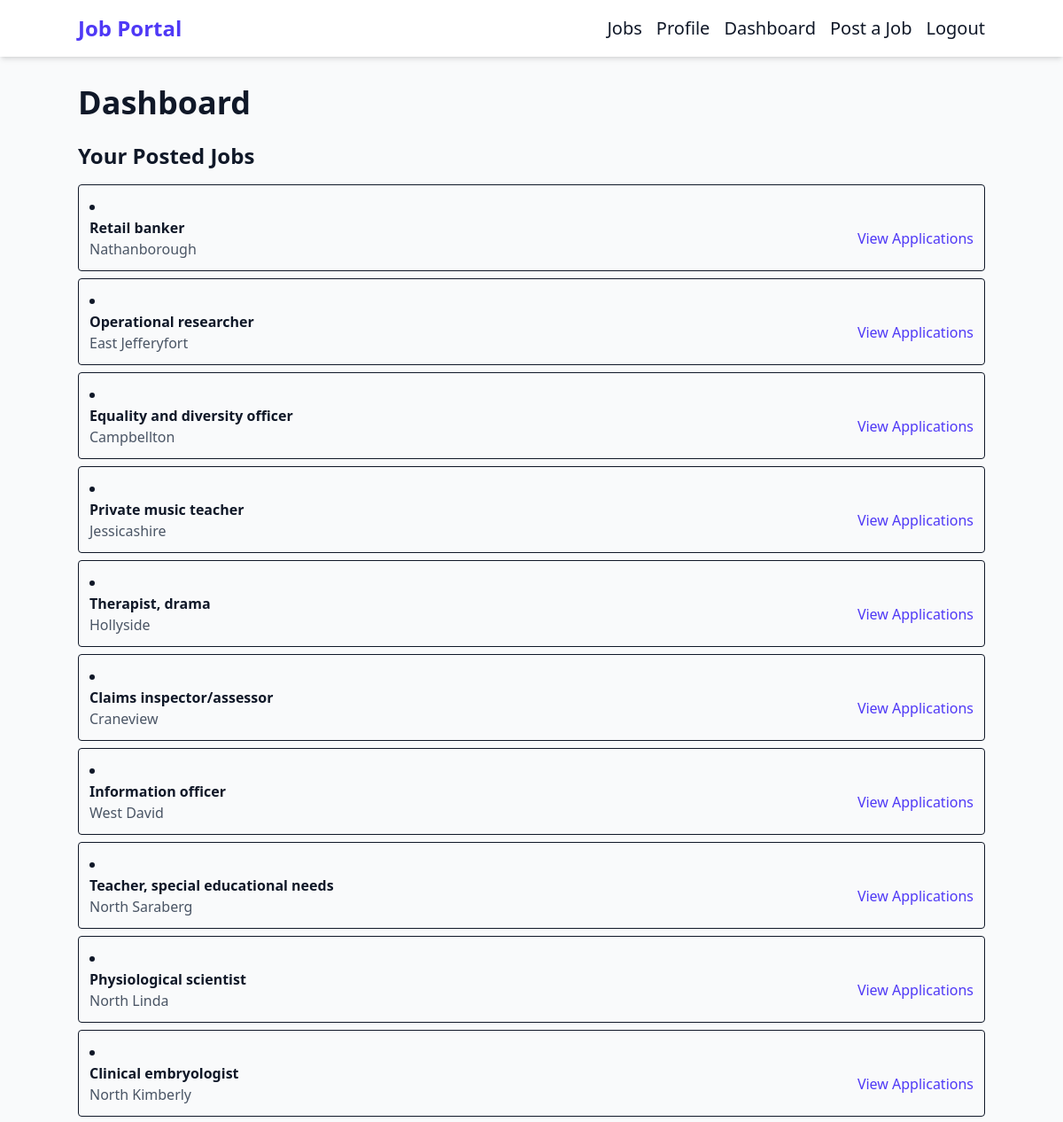
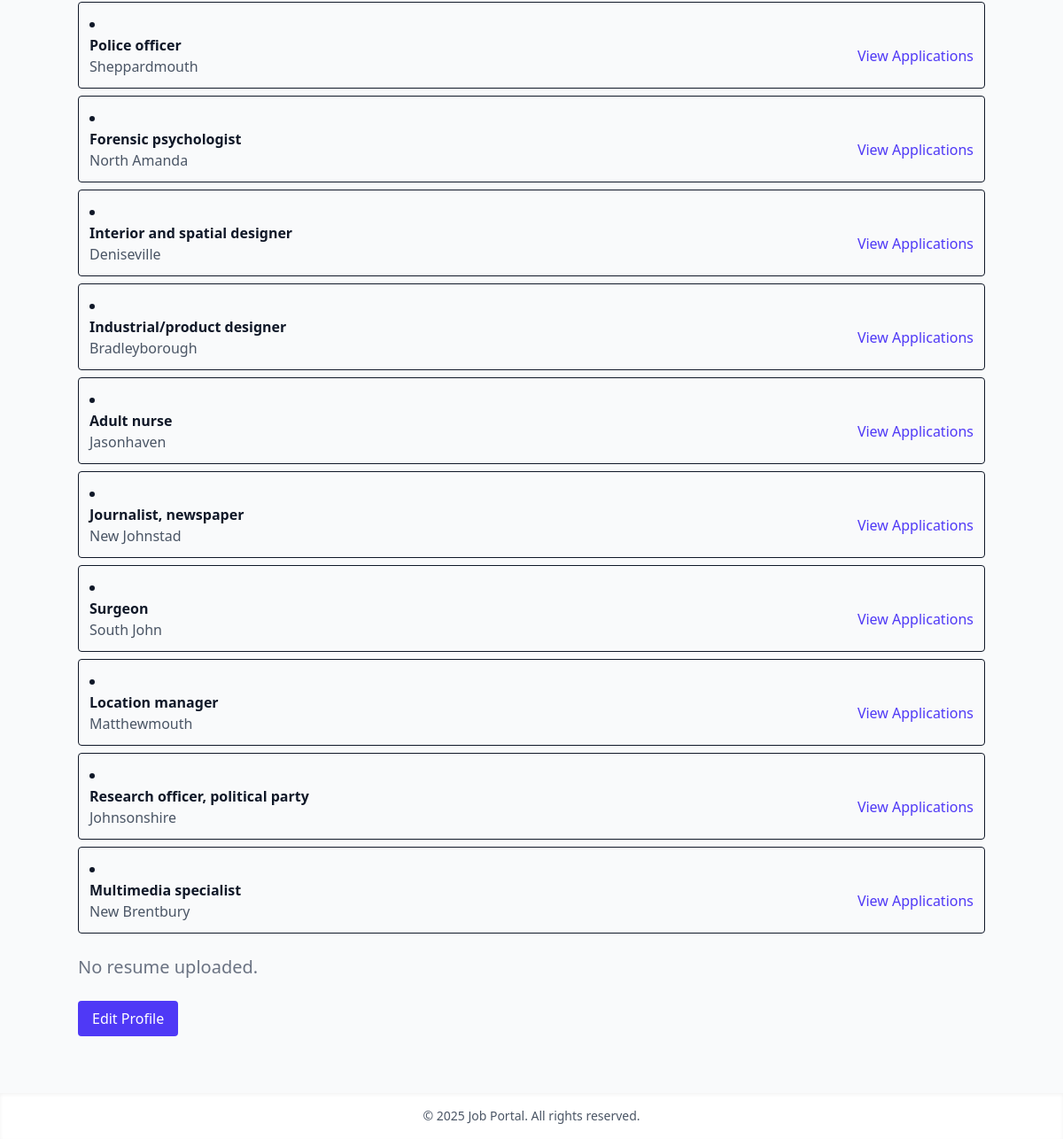
Screenshot of /users/dashboard (signed in) with the database file from the repository (2 pictures, top to bottom).
### jobs/models.py (models this page shows, shortened)
class Job(models.Model):
    employer = models.ForeignKey(settings.AUTH_USER_MODEL, on_delete=models.CASCADE)
    title = models.CharField(max_length=200)
    company = models.CharField(max_length=200)
    location = models.CharField(max_length=200)
    description = models.TextField()
    posted_at = models.DateTimeField(auto_now_add=True)
    category = models.ForeignKey(Category, on_delete=models.CASCADE)

### users/views.py (the view)
# urls.py: path('dashboard', views.dashboard, name='dashboard'),
@login_required
def dashboard(request):
    user = request.user
    context = {}
    if user.role == 'employer':
        posted_jobs = Job.objects.filter(employer=user)
        applications = Application.objects.filter(job__in=posted_jobs)
        context.update({
            'posted_jobs': posted_jobs,
            'applications': applications
        })
    else:
        applied_jobs = Job.objects.filter(application__user=user)
        context.update({
            'applied_jobs': applied_jobs
        })
    return render(request, 'users/dashboard.html', context)

### templates/users/dashboard.html (shortened to what this page needs)
{% extends 'base.html' %}
{% block content %}
<h2 class="container mx-auto text-4xl font-semibold mb-6">Dashboard</h2>
{% if user.role == 'employer' %}
  <section class="container mx-auto">
    <h3 class="text-2xl font-semibold mb-4">Your Posted Jobs</h3>
    <ul class="list-disc list-inside space-y-2">
      {% for job in posted_jobs %}
      <li class="border p-3 rounded hover:shadow-md">
        <div class="flex justify-between items-center">
          <div>
            <h4 class="font-semibold">{{ job.title }}</h4>
            <p class="text-gray-600">{{ job.location }}</p>
          </div>
          <a href="{% url 'job_applications' job.id %}" class="text-indigo-600 hover:underline">View Applications</a>
        </div>
      </li>
      {% empty %}
      <li>No jobs posted yet.</li>
      {% endfor %}
    </ul>
  </section>
{% endif %}
{% if user.profile.resume %}
<p class="container mx-auto mt-4">Resume: <a href="{{ user.profile.resume.url }}" download class="text-indigo-600 hover:underline">Download</a></p>
{% else %}
<p class="container mx-auto mt-6 text-xl text-gray-500">No resume uploaded.</p>
{% endif %}
<div class="container mx-auto">
  <a href="{% url 'profile' %}" class="inline-block mt-6 px-4 py-2 bg-indigo-600 text-white rounded hover:bg-indigo-700">Edit Profile</a>
</div>
{% endblock %}

### rows the page displays
Job: title "Retail banker", location "Nathanborough"
Job: title "Operational researcher", location "East Jefferyfort"
Job: title "Equality and diversity officer", location "Campbellton"
Job: title "Private music teacher", location "Jessicashire"
Job: title "Therapist, drama", location "Hollyside"
Job: title "Claims inspector/assessor", location "Craneview"
Job: title "Information officer", location "West David"
Job: title "Teacher, special educational needs", location "North Saraberg"
Job: title "Physiological scientist", location "North Linda"
Job: title "Clinical embryologist", location "North Kimberly"
Job: title "Police officer", location "Sheppardmouth"
Job: title "Forensic psychologist", location "North Amanda"
Job: title "Interior and spatial designer", location "Deniseville"
Job: title "Industrial/product designer", location "Bradleyborough"
Job: title "Adult nurse", location "Jasonhaven"
Job: title "Journalist, newspaper", location "New Johnstad"
Job: title "Surgeon", location "South John"
Job: title "Location manager", location "Matthewmouth"
Job: title "Research officer, political party", location "Johnsonshire"
Job: title "Multimedia specialist", location "New Brentbury"
